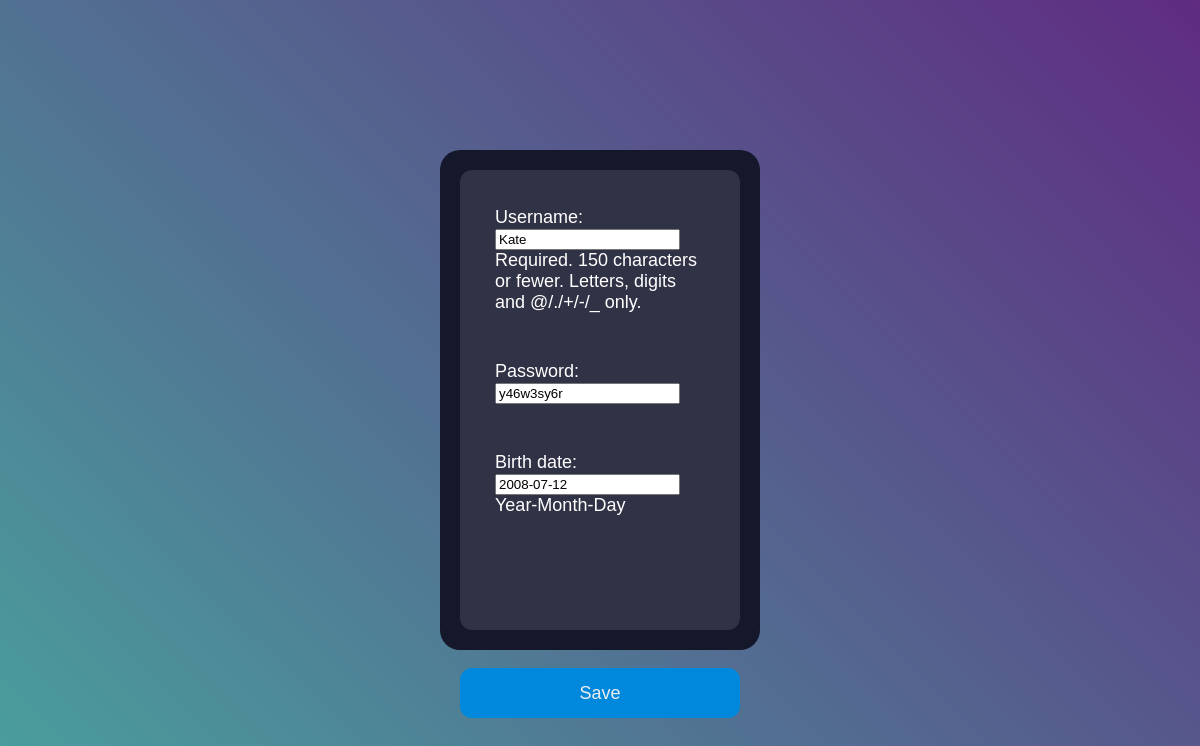
Screenshot of /update_user/3 with the database file from the repository.
### my_app/models.py (models this page shows, shortened)
class User(AbstractUser):
    birth_date = models.DateField(help_text='Year-Month-Day')
    random_number = models.PositiveIntegerField(editable=False, default=get_rnd)

### my_app/views.py (the view)
# urls.py: path('update_user/<pk>', UserUpdate.as_view(), name='user_update'),
class UserUpdate(DataMixin, UpdateView):
    pass

### my_app/templates/my_app/user_form.html (shortened to what this page needs)
{% extends "base.html" %}
{% block content %}
<form class="form" action="" method="post">{% csrf_token %}
    <div class="input">{{ form.as_p }}</div>
    <input class="submit" type="submit" value="Save" />
</form>
{% endblock %}

### my_app/static/my_app/style.css (style rules this page uses)
html, body { height: 100%; }
p { border: #65657b; padding: 15px; color: #fff; }
body { margin: 0; background: -webkit-linear-gradient(45deg, #49a09d, #5f2c82); background: linear-gradient(45deg, #49a09d, #5f2c82); font-family: sans-serif; font-weight: 100; }
.form { background-color: #15172b; border-radius: 20px; box-sizing: border-box; height: 500px; padding: 20px; width: 320px; }
.input { background-color: #303245; border-radius: 12px; border: 0; box-sizing: border-box; color: #eee; font-size: 18px; height: 100%; outline: 0; padding: 4px 20px 0; width: 100%; }
.submit { background-color: #08d; border-radius: 12px; border: 0; box-sizing: border-box; color: #eee; cursor: pointer; font-size: 18px; height: 50px; margin-top: 38px; // outline: 0; text-align: center; width: 100%; }

### rows the page displays
User: username "Kate", password "y46w3sy6r", birth_date "2008-07-12"
